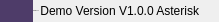
              <widget class="QFrame" name="bottomBar">
               <property name="sizePolicy">
                <sizepolicy hsizetype="Preferred" vsizetype="Preferred">
                 <horstretch>1</horstretch>
                 <verstretch>0</verstretch>
                </sizepolicy>
               </property>
               <property name="minimumSize">
                <size>
                 <width>0</width>
                 <height>22</height>
                </size>
               </property>
               <property name="maximumSize">
                <size>
                 <width>16777215</width>
                 <height>22</height>
                </size>
               </property>
               <property name="frameShape">
                <enum>QFrame::NoFrame</enum>
               </property>
               <property name="frameShadow">
                <enum>QFrame::Raised</enum>
               </property>
               <layout class="QHBoxLayout" name="horizontalLayout_5">
                <property name="spacing">
                 <number>0</number>
                </property>
                <property name="leftMargin">
                 <number>0</number>
                </property>
                <property name="topMargin">
                 <number>0</number>
                </property>
                <property name="rightMargin">
                 <number>0</number>
                </property>
                <property name="bottomMargin">
                 <number>0</number>
                </property>
                <item>
                 <widget class="QPushButton" name="btn_python">
                  <property name="sizePolicy">
                   <sizepolicy hsizetype="Maximum" vsizetype="Minimum">
                    <horstretch>0</horstretch>
                    <verstretch>0</verstretch>
                   </sizepolicy>
                  </property>
                  <property name="minimumSize">
                   <size>
                    <width>33</width>
                    <height>22</height>
                   </size>
                  </property>
                  <property name="maximumSize">
                   <size>
                    <width>16777196</width>
                    <height>16777215</height>
                   </size>
                  </property>
                  <property name="styleSheet">
                   <string notr="true">background-color:  rgb(78, 60, 105);
border: none;</string>
                  </property>
                  <property name="text">
                   <string/>
                  </property>
                  <property name="icon">
                   <iconset resource="resources.qrc">
                    <normaloff>:/icons/images/icons/python.svg</normaloff>:/icons/images/icons/python.svg</iconset>
                  </property>
                  <property name="flat">
                   <bool>true</bool>
                  </property>
                 </widget>
                </item>
                <item>
                 <widget class="QLabel" name="creditsLabel">
                  <property name="minimumSize">
                   <size>
                    <width>0</width>
                    <height>16</height>
                   </size>
                  </property>
                  <property name="maximumSize">
                   <size>
                    <width>16777215</width>
                    <height>16</height>
                   </size>
                  </property>
                  <property name="font">
                   <font>
                    <family>Arial</family>
                    <pointsize>-1</pointsize>
                    <weight>50</weight>
                    <italic>false</italic>
                    <bold>false</bold>
                   </font>
                  </property>
                  <property name="styleSheet">
                   <string notr="true"/>
                  </property>
                  <property name="text">
                   <string>PySide 6.2.3</string>
                  </property>
                  <property name="alignment">
                   <set>Qt::AlignLeading|Qt::AlignLeft|Qt::AlignVCenter</set>
                  </property>
                 </widget>
                </item>
                <item>
                 <widget class="QLabel" name="version">
                  <property name="sizePolicy">
                   <sizepolicy hsizetype="Preferred" vsizetype="Fixed">
                    <horstretch>1</horstretch>
                    <verstretch>0</verstretch>
                   </sizepolicy>
                  </property>
                  <property name="minimumSize">
                   <size>
                    <width>0</width>
                    <height>16</height>
                   </size>
                  </property>
                  <property name="text">
                   <string>Demo Version V1.0.0 Asterisk</string>
                  </property>
                  <property name="alignment">
                   <set>Qt::AlignRight|Qt::AlignTrailing|Qt::AlignVCenter</set>
                  </property>
                 </widget>
                </item>
                <item>
                 <widget class="QFrame" name="frame_size_grip">
                  <property name="minimumSize">
                   <size>
                    <width>20</width>
                    <height>16</height>
                   </size>
                  </property>
                  <property name="maximumSize">
                   <size>
                    <width>20</width>
                    <height>16777215</height>
                   </size>
                  </property>
                  <property name="frameShape">
                   <enum>QFrame::NoFrame</enum>
                  </property>
                  <property name="frameShadow">
                   <enum>QFrame::Raised</enum>
                  </property>
                 </widget>
                </item>
               </layout>
              </widget>
